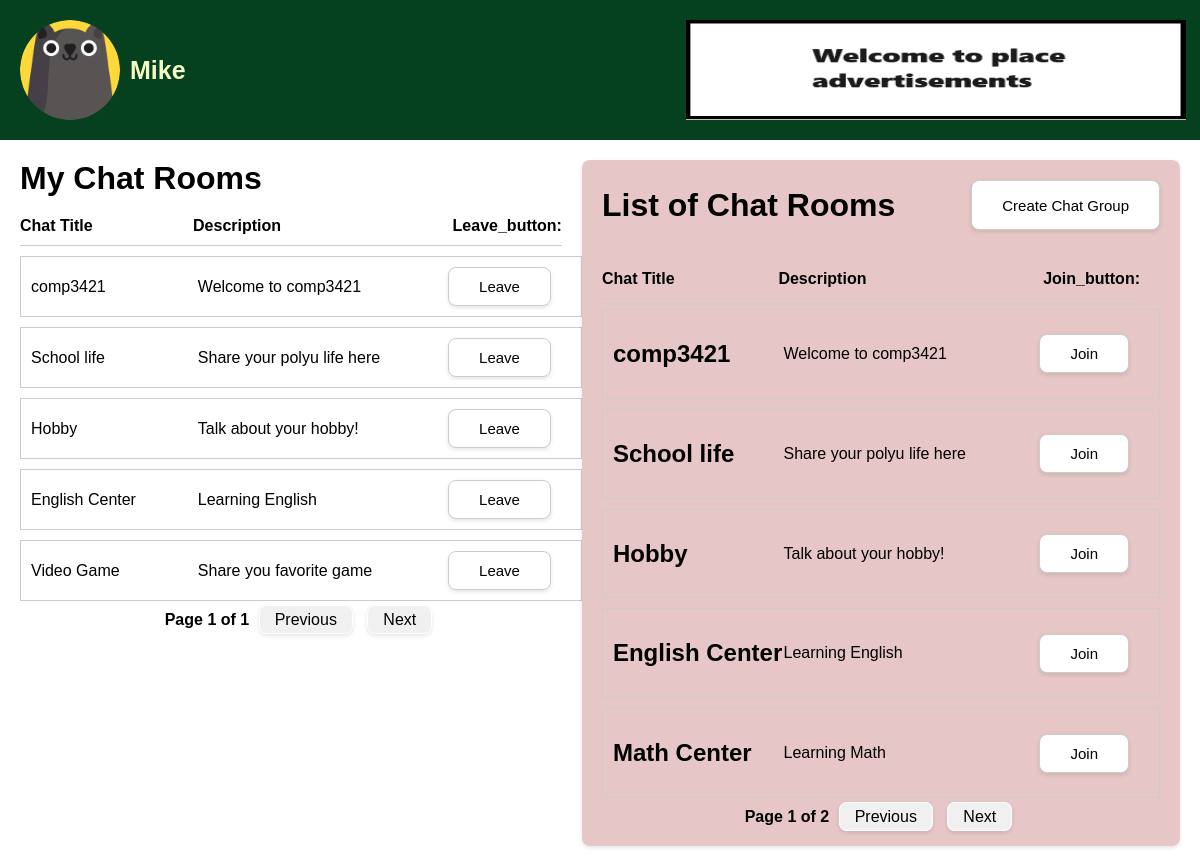
The page /ChatBase/main.php (signed in) on the database its author committed.
### tables this page shows
CREATE TABLE `users` (
  `user_ID` int NOT NULL,
  `Login_ID` varchar(255) NOT NULL,
  `Password` varchar(255) NOT NULL,
  `NickName` varchar(255) NOT NULL,
  `Email` varchar(255) NOT NULL,
  `profile_images` varchar(255) NOT NULL DEFAULT 'default.png'
);

CREATE TABLE `chatroom` (
  `chatroomid` int NOT NULL,
  `chat_title` varchar(60) NOT NULL,
  `description` varchar(60) NOT NULL,
  `userid` int NOT NULL
);

### ChatBase/page_num.php (called while the page is built, shortened)
<?php
$items_per_page = 5;
function calculate_my_total_pages($connection, $user_id) {
    global $items_per_page;
    $my_total_query = "SELECT COUNT(*) as total FROM chat_member WHERE userid = ?";
    if ($my_total_stmt = $connection->prepare($my_total_query)) {
        $my_total_stmt->bind_param("i", $user_id);
        if ($my_total_stmt->execute()) {
            $my_total_result = $my_total_stmt->get_result();
            $my_total_row = $my_total_result->fetch_assoc();
            $my_total_pages = ceil($my_total_row['total'] / $items_per_page);
        } else {
            error_log('Error executing query: ' . $my_total_stmt->error);
            $my_total_pages = 0;
        }
    } else {
        error_log('Error preparing statement: ' . $connection->error);
        $my_total_pages = 0;
    }
    return $my_total_pages;
}
function calculate_list_total_pages($connection) {
    global $items_per_page;
    $list_total_query = "SELECT COUNT(*) as total FROM chatroom";
    $list_total_stmt = $connection->prepare($list_total_query);
    $list_total_stmt->execute();
    $list_total_result = $list_total_stmt->get_result();
    $list_total_row = $list_total_result->fetch_assoc();
    $list_total_pages = ceil($list_total_row['total'] / $items_per_page);
    return $list_total_pages;
}

### ChatBase/main.php (the view, shortened to what this page needs)
<?php
require_once 'db_connect.php';
require_once 'page_num.php';
require_once 'cookies.php';
$user_id = $_SESSION['user_id'] ?? null;
$profileImage = 'default.png';
$my_total_pages = calculate_my_total_pages($connection, $user_id);
$list_total_pages = calculate_list_total_pages($connection);
$my_current_page = isset($_GET['my_page']) ? max((int)$_GET['my_page'], 1) : 1;
$list_current_page = isset($_GET['list_page']) ? max((int)$_GET['list_page'], 1) : 1;
if ($user_id) {
    $stmt = $connection->prepare("SELECT NickName, profile_images FROM users WHERE user_ID = ?");
    $stmt->bind_param("i", $user_id);
    $stmt->execute();
    $result = $stmt->get_result();
    if ($user = $result->fetch_assoc()) {
        $userNickName = $user['NickName'];
        $profileImage = $user['profile_images'];
    }
}
$my_offset = ($my_current_page - 1) * $items_per_page;
$my_chat_groups_query = "
    SELECT c.chatroomid, c.chat_title, c.description
    FROM chatroom c
    JOIN chat_member m ON c.chatroomid = m.chatroomid
    WHERE m.userid = ?
    LIMIT ?
    OFFSET ?";
$my_stmt = $connection->prepare($my_chat_groups_query);
$my_stmt->bind_param("iii", $user_id, $items_per_page, $my_offset);
$my_stmt->execute();
$result = $my_stmt->get_result();
$my_chat_groups = [];
while ($row = $result->fetch_assoc()) {
    $my_chat_groups[] = $row;
}
$list_offset = ($list_current_page - 1) * $items_per_page;
$list_chat_groups_query = "SELECT chatroomid, chat_title, description FROM chatroom LIMIT ? OFFSET ?";
$list_stmt = $connection->prepare($list_chat_groups_query);
$list_stmt->bind_param("ii", $items_per_page, $list_offset);
$list_stmt->execute();
$result = $list_stmt->get_result();
$chat_groups = [];
while ($row = $result->fetch_assoc()) {
    $chat_groups[] = $row;
}
?>
<!DOCTYPE html>
<html lang="en">
<head>
    <link rel="stylesheet" href="css/main.css">
</head>
<body>
    <div class="top_bar">
        <div class="user_info">
            <?php if ($user_id): ?>
            <img src="<?php echo htmlspecialchars($user['profile_images'], ENT_QUOTES, 'UTF-8'); ?>" alt="Profile Image"
                class="profile_img">
            <div class="dropdown">
                <button
                    class="nickname"><?php echo htmlspecialchars($user['NickName'], ENT_QUOTES, 'UTF-8'); ?></button>
            </div>
            <?php else: ?>
            <img src="<?php echo $profileImage; ?>" alt="Profile Image" class="profile_img">
            <p class="nickname">Guest</p>
            <?php endif; ?>
        </div>
        <div class="banner_ad_top">
            <a>
                <img src="adv2.png" alt="Top Ad Image">
            </a>
        </div>
        <div class="lobby_button" onclick="location.href='main.php';">
            <span>Lobby</span>
        </div>
    </div>
    <div class="container">
        <div class="my-chat-rooms">
            <h1>My Chat Rooms</h1>
            <div class="chat-group-header">
                <div>Chat Title</div>
                <div>Description</div>
                <div>Leave_button:</div>
            </div>
            <?php foreach ($my_chat_groups as $group): ?>
            <div class="chat-group">
                <div><?php echo htmlspecialchars($group['chat_title'], ENT_QUOTES, 'UTF-8'); ?></div>
                <div><?php echo htmlspecialchars($group['description'], ENT_QUOTES, 'UTF-8'); ?></div>
                <form method="post" action="">
                    <button type="submit" name="leave" class="leave-button">Leave</button>
                </form>
            </div>
            <?php endforeach; ?>
            <div class="navigation">
                <span class="current-page">Page <?php echo $my_current_page; ?> of <?php echo $my_total_pages; ?></span>
                <a href="?my_page=<?php echo max(1, $my_current_page - 1); ?>&list_page=<?php echo $list_current_page; ?>"
                    class="<?php echo ($my_current_page <= 1) ? 'disabled' : ''; ?>">Previous</a>
                <a href="?my_page=<?php echo ($my_current_page < $my_total_pages) ? $my_current_page + 1 : $my_current_page; ?>&list_page=<?php echo $list_current_page; ?>"
                    class="<?php echo ($my_current_page < $my_total_pages) ? '' : 'disabled'; ?>">Next</a>
            </div>
        </div>
        <div class="chat-room-list ">
            <div class="list-header">
                <h1>List of Chat Rooms</h1>
                <div class="add-chat-group">
                    <button id="btnCreateChatGroup" onclick="showCreateGroupModal()">Create Chat Group</button>
                </div>
            </div>
            <div class="chat-group-header">
                <div>Chat Title</div>
                <div>Description</div>
                <div>Join_button:</div>
            </div>
            <?php foreach ($chat_groups as $group): ?>
            <div class="chat-group">
                <h2><?php echo htmlspecialchars($group['chat_title'], ENT_QUOTES, 'UTF-8'); ?></h2>
                <p><?php echo htmlspecialchars($group['description'], ENT_QUOTES, 'UTF-8'); ?></p>
                <form method="post" action="join_chat_group.php">
                    <button type="submit" name="join" class="join_button">Join</button>
                </form>
            </div>
            <?php endforeach; ?>
            <div class="navigation">
                <span class="current-page">Page <?php echo $list_current_page; ?> of
                    <?php echo $list_total_pages; ?></span>
                <a href="?list_page=<?php echo max(1, $list_current_page - 1); ?>&my_page=<?php echo $my_current_page; ?>"
                    class="<?php echo ($list_current_page <= 1) ? 'disabled' : ''; ?>">Previous</a>
                <a href="?list_page=<?php echo ($list_current_page < $list_total_pages) ? $list_current_page + 1 : $list_total_pages; ?>&my_page=<?php echo $my_current_page; ?>"
                    class="<?php echo ($list_current_page >= $list_total_pages) ? 'disabled' : ''; ?>">Next</a>
            </div>
        </div>
</body>
</html>

### ChatBase/css/main.css (style rules this page uses)
body, h1, p { margin: 0; padding: 0; font-family: Arial, sans-serif; }
.top_bar { background-color: #05411e; color: #fff; padding: 20px; display: flex; align-items: center; }
.user_info { display: flex; align-items: center; }
.profile_img { width: 100px; height: 100px; border-radius: 50%; margin-right: 10px; }
.nickname { font-size: 25px; font-weight: 800; color: #f4fbc5; background: none; border: none; cursor: pointer; padding: 0; margin: 0; display: block; text-align: center; }
.dropdown { position: relative; display: inline-block; }
.lobby_button { margin-left: auto; cursor: pointer; display: flex; align-items: center; }
.container { display: flex; justify-content: space-between; padding: 20px; }
.my-chat-rooms h1 { margin-bottom: 20px; }
.chat-group-header { display: grid; grid-template-columns: 2fr 3fr 1fr; font-weight: bold; padding-bottom: 10px; border-bottom: 1px solid #ccc; margin-bottom: 10px; margin-right: 20px; }
.chat-group { display: grid; grid-template-columns: 2fr 3fr 1fr; align-items: center; border: 1px solid #ccc; margin-bottom: 10px; padding: 10px; }
.leave-button { font-size: 15px; background-color: #fff; padding: 10px 30px; border: 1px solid #ccc; border-radius: 8px; box-shadow: 0 2px 4px rgba(0,0,0,0.1); cursor: pointer; }
.chat-group form { justify-self: start; margin-right: 20px; }
.chat-room-list { width: 65%; background-color: #ddb0b0b6; padding: 20px; border-radius: 8px; box-shadow: 0 2px 4px rgba(0,0,0,0.1); }
.add-chat-group { display: flex; justify-content: flex-end; position: relative; height: 50px; }
.add-chat-group button { font-size: 15px; background-color: #fff; padding: 10px 30px; border: 1px solid #ccc; border-radius: 8px; box-shadow: 0 2px 4px rgba(0,0,0,0.1); cursor: pointer; }
.list-header { display: flex; justify-content: space-between; align-items: center; margin-bottom: 40px; }
.join_button { font-size: 15px; background-color: #fff; padding: 10px 30px; border: 1px solid #ccc; border-radius: 8px; box-shadow: 0 2px 4px rgba(0,0,0,0.1); cursor: pointer; }
.navigation { text-align: center; margin-top: 10px; font-size: 1rem; }
.navigation a { margin: 0 5px; text-decoration: none; color: #000000; background-color: #f0f0f0; padding: 5px 15px; border: 1px solid #ffffff; border-radius: 8px; box-shadow: 0 2px 4px rgba(0,0,0,0.1); }
.navigation .current-page { font-weight: bold; color: #000; }
.navigation .disabled { background-color: #f0f0f0; color: #000000; cursor: not-allowed; border: 1px solid #ffffff; border-radius: 8px; box-shadow: 0 2px 4px rgba(0,0,0,0.1); }
.banner_ad_top, .banner_ad_bottom { position: relative; }
.banner_ad_top img { height: 100px; position: absolute; bottom: -50px; left: 500px; width: 500px; }

### rows shown on the page
users: profile_images (picture), NickName "Mike"
chatroom: chat_title "comp3421", description "Welcome to comp3421"
chatroom: chat_title "School life", description "Share your polyu life here"
chatroom: chat_title "Hobby", description "Talk about your hobby!"
chatroom: chat_title "English Center", description "Learning English"
chatroom: chat_title "Video Game", description "Share you favorite game"
chatroom: chat_title "Math Center", description "Learning Math"

### other values the page prints
$my_current_page "1"
$my_total_pages "1"
$list_current_page "1"
$list_total_pages "2"
